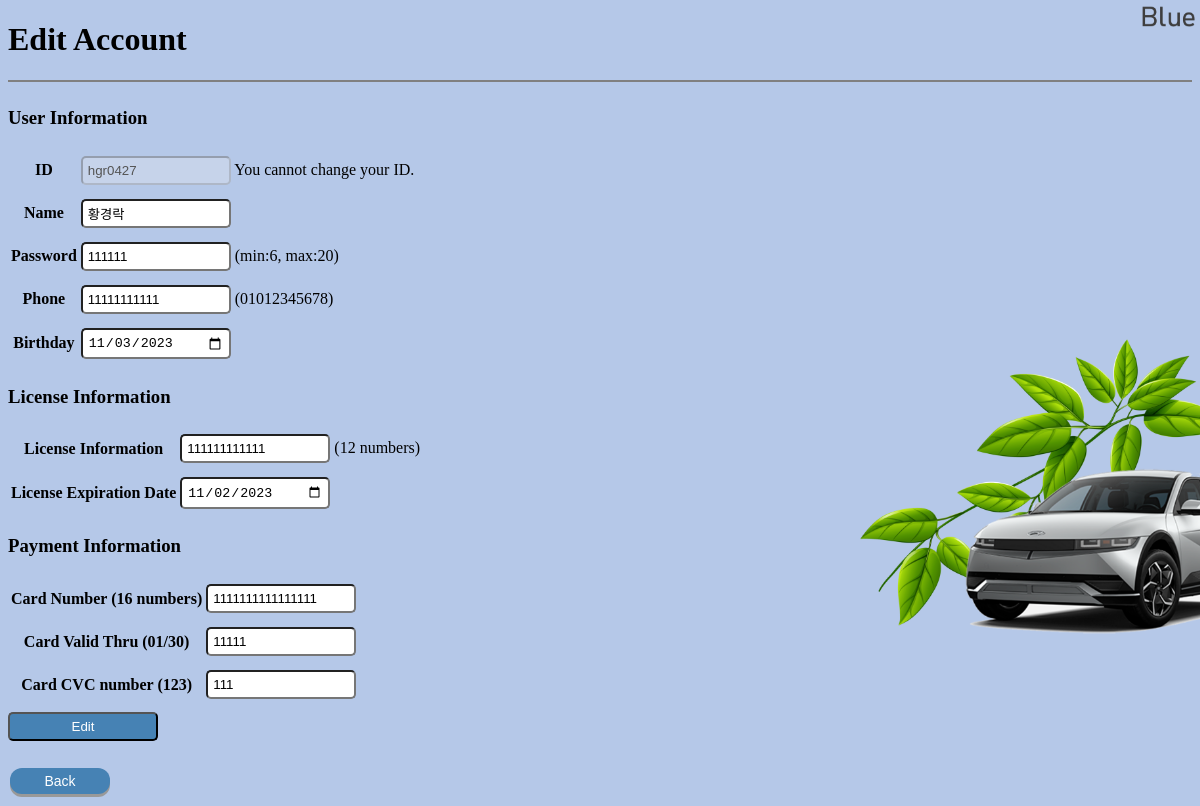
The page /user/account/edit (signed in) on the database as committed earlier.
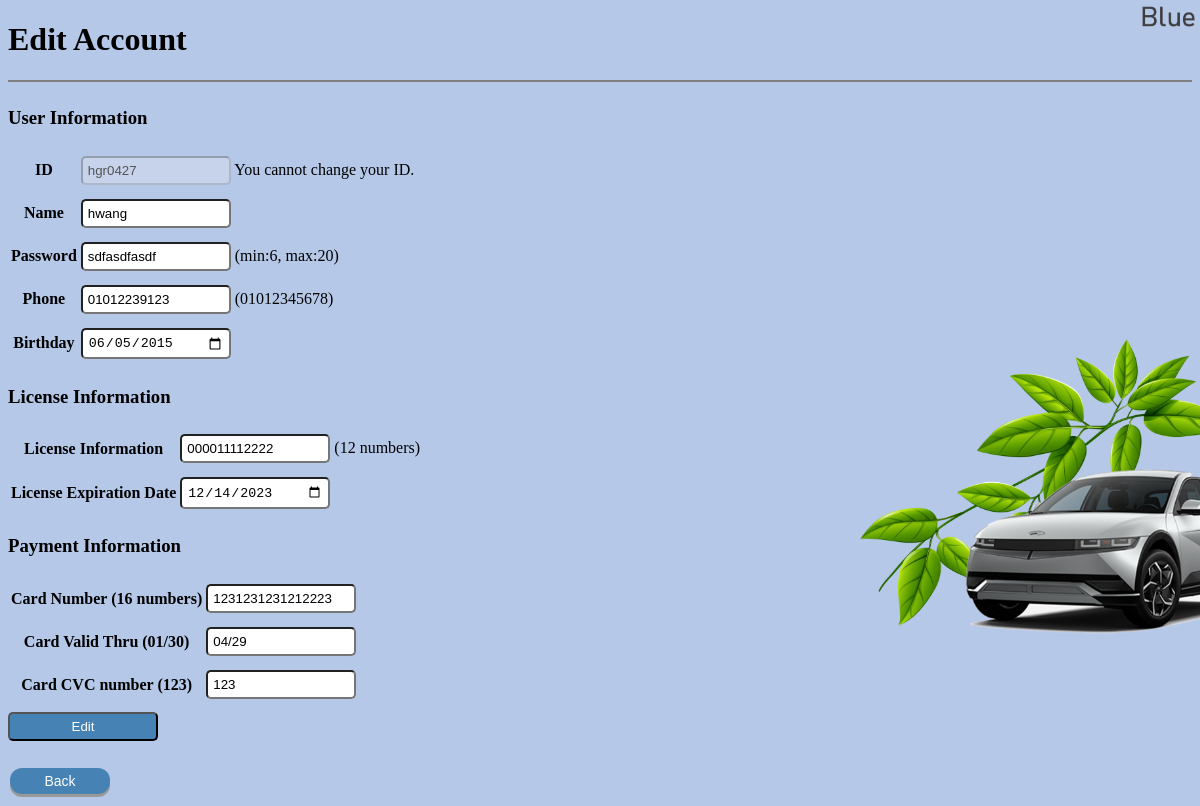
The same page on the database as committed later.
### tables this page shows
CREATE TABLE user (
            id VARCHAR PRIMARY KEY NOT NULL,
            name VARCHAR NOT NULL,
            passwd VARCHAR NOT NULL,
            phone VARCHAR NOT NULL,
            birthday DATE NOT NULL
        );

CREATE TABLE license (
            user_id VARCHAR PRIMARY KEY NOT NULL,
            license_num VARCHAR NOT NULL,
            expiration_date DATE NOT NULL,
            FOREIGN KEY (user_id) REFERENCES user(id)
        );

CREATE TABLE payment (
            user_id VARCHAR PRIMARY KEY NOT NULL,
            card_num VARCHAR NOT NULL,
            card_valid_thru VARCHAR NOT NULL,
            card_cvc VARCHAR NOT NULL,
            FOREIGN KEY (user_id) REFERENCES user(id)
        );

### user_auth_router.py (the view)
@user_auth_bp.route('/user/account/edit')
def root_user_account_edit():
    if session.get('user_session'):
        conn = sqlite3.connect('data/data.db')
        cursor = conn.cursor()
        user_id = session['user_session'][0]
        cursor.execute('''SELECT name, passwd, phone, birthday
                          FROM user
                          WHERE id=?''',
                       (user_id,))
        user = cursor.fetchone()
        cursor.execute('''SELECT license_num, expiration_date
                          FROM license
                          WHERE user_id=?''',
                       (user_id,))
        license = cursor.fetchone()
        cursor.execute('''SELECT card_num, card_valid_thru, card_cvc
                          FROM payment
                          WHERE user_id=?''',
                       (user_id,))
        payment = cursor.fetchone()
        conn.close()
        return render_template('user/auth/account_edit_form.html', user=user, license=license, payment=payment)
    else:
        return render_template('user/auth/login_form.html')

### templates/user/auth/account_edit_form.html (shortened to what this page needs)
<!DOCTYPE html>
<html lang="en">
    <head>
        <link rel="stylesheet" type="text/css" href="/static/css/style.css">
    </head>
    <body>
        <h1>Edit Account</h1>
        <hr>
        <form method="post" action="/user/account/edit/process">
            <h3>User Information</h3>
            <table>
                <tr>
                    <th>ID</th>
                    <td><input type="text" name="id" id="id" value="{{ session['user_session'][0] }}" disabled> You cannot change your ID.</td>
                </tr>
                <tr>
                    <th>Name</th>
                    <td><input type="text" name="name" id="name" required maxlength="20" value="{{ user[0] }}"></td>
                </tr>
                <tr>
                    <th>Password</th>
                    <td><input type="text" name="passwd" id="passwd" required minlength="6" maxlength="20" value="{{ user[1] }}"> (min:6, max:20)</td>
                </tr>
                <tr>
                    <th>Phone</th>
                    <td><input type="text" name="phone" id="phone" required minlength="11" maxlength="11" value="{{ user[2] }}"> (01012345678)</td>
                </tr>
                <tr>
                    <th>Birthday</th>
                    <td><input type="date" name="birthday" id="birthday" required value="{{ user[3] }}"></td>
                </tr>
            </table>
            <h3>License Information</h3>
            <table>
                <tr>
                    <th>License Information</th>
                    <td><input type="text" name="license_num" id="license_num" required minlength="12" maxlength="12" value="{{ license[0] }}"> (12 numbers)</td>
                </tr>
                <tr>
                    <th>License Expiration Date</th>
                    <td> <input type="date" name="expiration_date" id="expiration_date" required value="{{ license[1] }}"></td>
                </tr>
            </table>
            <h3>Payment Information</h3>
            <table>
                <tr>
                    <th>Card Number (16 numbers)</th>
                    <td><input type="text" name="card_num" id="card_num" required minlength="16" maxlength="16" value="{{ payment[0] }}"></td>
                </tr>
                <tr>
                    <th>Card Valid Thru (01/30)</th>
                    <td><input type="text" name="card_valid_thru" id="card_valid_thru" required minlength="5" maxlength="5" value="{{ payment[1] }}"></td>
                </tr>
                <tr>
                    <th>Card CVC number (123)</th>
                    <td><input type="text" name="card_cvc" id="card_cvc" required minlength="3" maxlength="3" value="{{ payment[2] }}"></td>
                </tr>
            </table>
            <input type="submit" value="Edit">
        </form>
        <br>
        <a href="/user/account"><button>Back</button></a>
    </body>
</html>

Rows that differ between the two databases and show on the page:
changed user: name "황경락" → "hwang"; passwd "111111" → "sdfasdfasdf"; phone "11111111111" → "01012239123"; birthday "11/03/2023" → "06/05/2015"
changed license: license_num "111111111111" → "000011112222"; expiration_date "11/02/2023" → "12/14/2023"
changed payment: card_num "1111111111111111" → "1231231231212223"; card_valid_thru "11111" → "04/29"; card_cvc "111" → "123"
